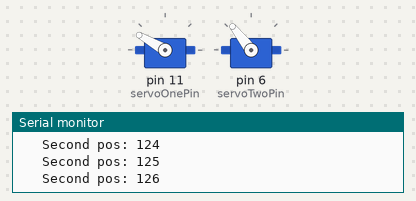
Simulated run of this sketch. Board: Arduino Uno, built with avr-gcc and run on an emulated ATmega328P. On the bench: 2 × servo, the last lines printed to the serial monitor.

Above: at 0.15 s.
At 5.1 s:
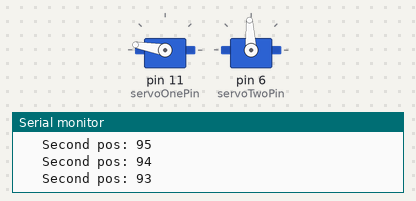
At 22.66 s:
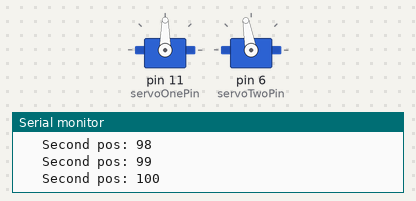
At 39.22 s:
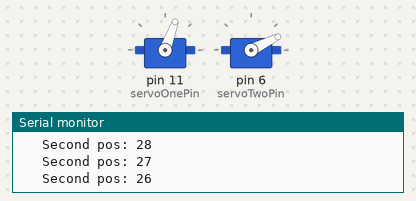
Timing chart, 0 to 40.0 s (numbered marks = the images above):
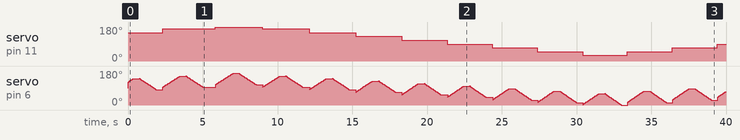

Measured:
- by itself, servo on pin 11 (servoOnePin): 150° → 170° at 2.3 s, → 180° 3.5 s later, → 170° 3.1 s later, → 150° 3.1 s later, … (13 changes in this stretch)

The sketch:

Double_Micro_Servo.ino
```cpp
/*
   With this file you can test the maximum and minimum range of the servo motors (two motor at a time)
*/

#include <Servo.h>

Servo myservoOne;  // create servo object to control a servo
Servo myservoTwo;  // create servo object to control a servo

int servoOnePin = 11;     // the first servo I/O pin
int servoTwoPin = 6;     // the second servo I/O pin

int firstStartDeg = 150;    // variable to store the starting position for the first servo
int firstMaxDeg = 170;     // variable to store the maximum position for the first servo
int firstMinDeg = 50;       // variable to store the minimum position for the first servo

int secondStartDeg = 20;    // variable to store the starting position for the second servo
int secondMaxDeg = 40;     // variable to store the maximum position for the second servo
int secondMinDeg = -20;      // variable to store the minimum position for the second servo

int firstPos = firstStartDeg;   // initialzing the loop variable for the first time for the first servo
int secondPos = secondStartDeg; // initialzing the loop variable for the first time for the second servo
const double rat = 0.67;        //the min/max angle ratio between the two servo motors

int shortDelay = 7;  // the dealy between the positions
int longDelay = 400; // the delay between the loops

void setup() {
  myservoOne.attach(servoOnePin);  // attaches the servo on pin 9 to the servo object
  myservoTwo.attach(servoTwoPin);  // attaches the servo on pin 9 to the servo object
  Serial.begin(9600);        // to print the current position
}

void loop() {

  for ( firstPos ; firstPos <= firstMaxDeg; firstPos += 20) {    //goes to maximum
    myservoOne.write(firstPos);
    Serial.println("first pos: "+String(firstPos));
    delay(shortDelay);

    for ( secondPos ; secondPos <= secondMaxDeg; secondPos +=1) {    //goes to maximum
      // in steps of 1 degree
      myservoTwo.write(ratio(secondPos,firstPos));
      Serial.println("\t Second pos: "+String(ratio(secondPos,firstPos)));
      delay(shortDelay);
    }
    delay(longDelay);
    for ( secondPos; secondPos >= secondMinDeg; secondPos -= 1) { //goes to minimum
      myservoTwo.write(ratio(secondPos,firstPos));
      Serial.println("\t Second pos: "+String(ratio(secondPos,firstPos)));
      delay(shortDelay);
    }
    delay(longDelay);
  }

  delay(longDelay);

  for ( firstPos; firstPos >= firstMinDeg; firstPos -= 20) {    //goes to maximum
    myservoOne.write(firstPos);
    Serial.println("first pos: "+String(firstPos));
    delay(shortDelay);

    for ( secondPos ; secondPos <= secondMaxDeg; secondPos += 1) {    //goes to maximum
      // in steps of 1 degree
      myservoTwo.write(ratio(secondPos,firstPos));
      Serial.println("\t Second pos: "+String(ratio(secondPos,firstPos)));
      delay(shortDelay);
    }
    delay(longDelay);
    for ( secondPos; secondPos >= secondMinDeg; secondPos -= 1) { //goes to minimum
      myservoTwo.write(ratio(secondPos,firstPos));
      Serial.println("\t Second pos: "+String(ratio(secondPos,firstPos)));
      delay(shortDelay);
    }
    delay(longDelay);
  }
}

int ratio(int inner, int outer){ //this function should be customized based on your structure
  return int((outer*rat)+inner);            //0.67 is the ratio of angles between the two motors
}
```
